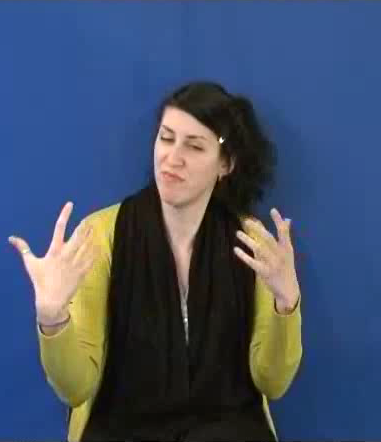
#> input picture Lab2/part1_data/1.png, 381 x 442 px
$ jupyter execute 'part1 copy.ipynb'   (older library calls are emulated)
#> lines starting #> are read from the running program, lines starting #| are printed output that depends on the picture; after the words box and inside, x2 and y2 are one past the last pixel; in counts of white or black regions, pixels touching at a corner belong together
# Μέρος 1: Παρακολούθηση Προσώπου και Χεριών με Χρήση της Μεθόδου Οπτικής Ροής των Lucas-Kanade

[cell 1]
import cv2
import numpy as np
import matplotlib.pyplot as plt
from scipy import stats, ndimage, io
import os

## 1.1 Ανίχνευση Δέρματος Προσώπου και Χεριών

[cell 2]
# Load skin samples and convert to YCbCr
mat = io.loadmat('part1_data/skinSamplesRGB.mat')
#> (reads Lab2/part1_data/skinSamplesRGB.mat from the repository)
skinSamples = np.array(mat['skinSamplesRGB'])

plt.title('Skin Samples')
plt.imshow(skinSamples)
plt.axis('off')
plt.show()

skinSamples = cv2.cvtColor(skinSamples, cv2.COLOR_RGB2YCrCb)
#> skinSamples: shape (21, 120, 3); mean of channels 0, 1, 2 200, 156.3, 104.9
del mat

[cell 3]
# Load first frame
imageRGB = cv2.imread('part1_data/1.png')
#> imageRGB is the input picture: shape (442, 381, 3); mean B, G, R 103.7, 79.8, 66.2
imageRGB = cv2.cvtColor(imageRGB, cv2.COLOR_BGR2RGB)
imageYCbCr = cv2.cvtColor(imageRGB, cv2.COLOR_RGB2YCrCb)
#> imageYCbCr: shape (442, 381, 3); mean of channels 0, 1, 2 78.5, 119.2, 142.2
c = np.array([imageYCbCr[:,:,1].flatten(), imageYCbCr[:,:,2].flatten()])

# Calculate mean value and covariance matrix
Cb = skinSamples[:,:,1].flatten()
#> Cb = 2520 values, max 168 at index 173, min 137 at index 1628, mean 156.3
Cr = skinSamples[:,:,2].flatten()
#> Cr = 2520 values, max 119 at index 1641, min 95 at index 154, mean 104.9
mean_Cb = np.mean(Cb)
#> mean_Cb = 156.3
mean_Cr = np.mean(Cr)
#> mean_Cr = 104.9
mu = np.array([mean_Cb, mean_Cr])
#> mu = [156.3, 104.9]
sigma = np.cov(Cb, Cr)
#> sigma = [[34.87, -12.72], [-12.72, 15.66]]

# Calculate propability image
prob_image = stats.multivariate_normal(mean=mu, cov=sigma).pdf(c.T)
prob_image = prob_image.reshape(imageRGB.shape[0], imageRGB.shape[1])

# Apply threshold
_, prob_thres = cv2.threshold(prob_image, 0.0005, 1, cv2.THRESH_BINARY)
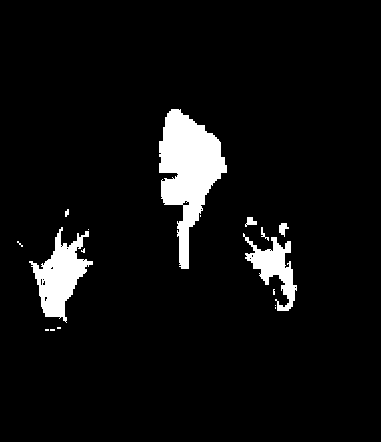
#> prob_thres: shape (442, 381) float64; values 0 (black) and 1 (white), 5.9% white; 17 white regions (10 under 20 px), largest, box (x1, y1, x2, y2) and area: (159, 109, 227, 269) 5446, (29, 227, 93, 323) 2643, (243, 233, 297, 311) 1593

# Apply opening, then closing
open_kernel = np.ones((7, 7))
close_kernel = np.ones((20, 20), np.uint8)
prob_morph = cv2.morphologyEx(prob_thres, cv2.MORPH_OPEN, open_kernel)
#> prob_morph: shape (442, 381) float64; values 0 (black) and 1 (white), 5.2% white; 3 white regions, box (x1, y1, x2, y2) and area: (159, 109, 227, 269) 5394, (35, 247, 85, 317) 2197, (253, 245, 295, 299) 1138
prob_morph = cv2.morphologyEx(prob_morph, cv2.MORPH_CLOSE, close_kernel)
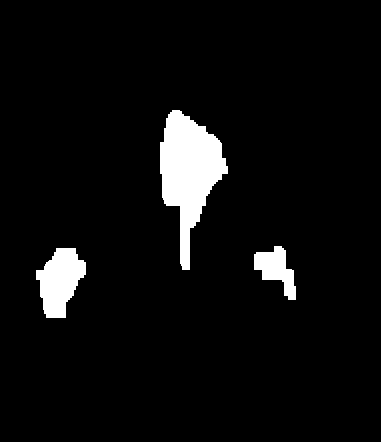
#> prob_morph: shape (442, 381) float64; values 0 (black) and 1 (white), 5.4% white; 3 white regions, box (x1, y1, x2, y2) and area: (160, 110, 228, 270) 5597, (36, 248, 86, 318) 2254, (254, 246, 296, 300) 1174
prob_morph = (prob_morph * 255).astype('uint8')
#> prob_morph: shape (442, 381); 5.4% white; 3 white regions

# Draw bounding boxes
image_out = imageRGB.copy()
_, contours, _ = cv2.findContours(prob_morph, cv2.RETR_EXTERNAL, cv2.CHAIN_APPROX_SIMPLE)
#> contours = 3 contours; box (x1, y1, x2, y2) and area: (160, 110, 228, 270) 5390, (36, 248, 86, 318) 2148, (254, 246, 296, 300) 1084
for contour in contours:
    x, y, w, h = cv2.boundingRect(contour)
    cv2.rectangle(image_out, (x, y), (x+w, y+h), (255, 0, 0), 3)
#> this loop made 3 passes
#> (x, y, w, h) on passes 1 to 3: (36, 248, 50, 70), (254, 246, 42, 54), (160, 110, 68, 160)
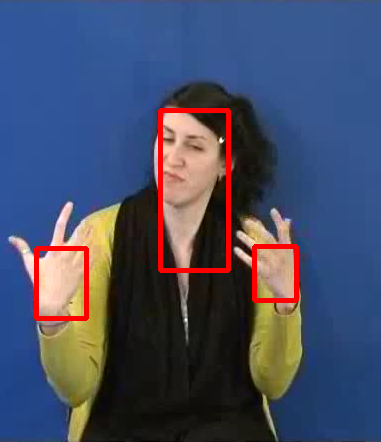
#> image_out: shape (442, 381, 3); mean R, G, B 69.7, 77, 101.4

# Plot steps
plt.figure(figsize=(10, 3))
plt.subplot(1,5,1)
plt.title('Initial Image')
plt.imshow(imageRGB)
plt.axis('off')
plt.subplot(1,5,2)
plt.title('Propability Image')
plt.imshow(prob_image)
plt.axis('off')
plt.subplot(1,5,3)
plt.title('After threshold')
plt.imshow(prob_thres)
plt.axis('off')
plt.subplot(1,5,4)
plt.title('After morph. operations')
plt.imshow(prob_morph)
plt.axis('off')
plt.subplot(1,5,5)
plt.title('Bounding boxes')
plt.imshow(image_out)
plt.axis('off')
plt.tight_layout()
plt.show()

del imageRGB, imageYCbCr, c, prob_image, prob_thres, prob_morph, image_out, contours

Compose final function:

[cell 4]
def SkinDetect(image, mean, cov):
    # Convert to YCbCr
    imageYCbCr = cv2.cvtColor(image, cv2.COLOR_RGB2YCrCb)

    # Calculate propability image
    c = np.array([imageYCbCr[:,:,1].flatten(), imageYCbCr[:,:,2].flatten()])
    prob_image = stats.multivariate_normal(mean, cov).pdf(c.T)
    prob_image = prob_image.reshape(image.shape[0], image.shape[1])

    # Apply threshold
    _, prob_thres = cv2.threshold(prob_image, 0.0005, 1, cv2.THRESH_BINARY)

    # Apply morphological operations
    open_kernel = np.ones((7, 7))
    close_kernel = np.ones((20, 20), np.uint8)
    prob_morph = cv2.morphologyEx(prob_thres, cv2.MORPH_OPEN, open_kernel)
    prob_morph = cv2.morphologyEx(prob_morph, cv2.MORPH_CLOSE, close_kernel)
    prob_morph = (prob_morph * 255).astype('uint8')

    # Draw bounding boxes
    _, contours, _ = cv2.findContours(prob_morph, cv2.RETR_EXTERNAL, cv2.CHAIN_APPROX_SIMPLE)
    bounding_boxes = [cv2.boundingRect(contour) for contour in contours]
    return bounding_boxes

## 1.2 Παρακολούθηση Προσώπου και Χεριών

Κατασκευάσουμε τα κατάλληλα δεδομένα εισόδου. Καθώς τα πλαίσια της εκφώνησης είναι λανθασμένα, χρησιμοποιώ τη συνάρτηση SkinDetect(), διευρύνοντας τα παράθυρα

[cell 5]
# Load first 2 frames
frame1 = cv2.imread('part1_data/1.png')
frame1 = cv2.cvtColor(frame1, cv2.COLOR_BGR2RGB)
frame2 = cv2.imread('part1_data/2.png')
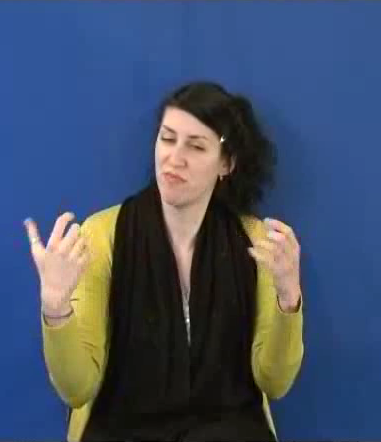
#> input picture Lab2/part1_data/2.png, 381 x 442 px
#> frame2 is the input picture: shape (442, 381, 3); mean B, G, R 103.1, 79.3, 65.6
frame2 = cv2.cvtColor(frame2, cv2.COLOR_BGR2RGB)

# bounding_boxes = [[93, 272, 56, 83], [201, 270, 56, 83], [154, 102, 67, 115]] #left hand, right hand, head
bounding_boxes = SkinDetect(frame1, mu, sigma)
#> in SkinDetect, `bounding_boxes = [cv2.boundingRect(contour) for contour in contours]`: bounding_boxes = [(36, 248, 50, 70), (254, 246, 42, 54), (160, 110, 68, 160)]
enlarge = [-10, -10, +20, +20]

# Work with two frames of the left hand
x, y, w, h = np.array(bounding_boxes[0]) + np.array(enlarge)
#> x = 26; y = 238; w = 70; h = 90
frame1 = frame1[y:y+h, x:x+w]
frame2 = frame2[y:y+h, x:x+w]
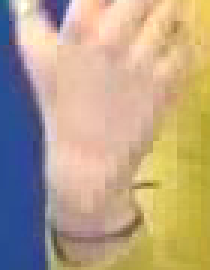
#> frame2: shape (90, 70, 3) (shown 3 times larger); mean R, G, B 185, 163.7, 136.5

# Convert to grayscale
frame1 = cv2.cvtColor(frame1, cv2.COLOR_RGB2GRAY)
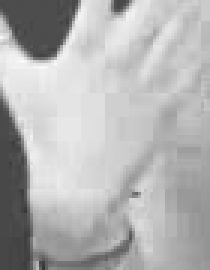
#> frame1: shape (90, 70) (shown 3 times larger); min 54, max 250, mean 178.7
frame2 = cv2.cvtColor(frame2, cv2.COLOR_RGB2GRAY)
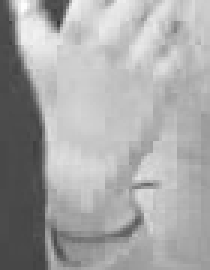
#> frame2: shape (90, 70) (shown 3 times larger); min 55, max 253, mean 167

# Detect corners
corners = cv2.goodFeaturesToTrack(frame2, maxCorners=100, qualityLevel=0.01, minDistance=10)
#> corners = 27 rows, first 8: [19, 9], [45, 64], [58, 7], [18, 76], [7, 3], [21, 86], [42, 78], [6, 14]

Υλοποιούμε τη συνάρτηση

[cell 6]
def LucasKanade(I1, I2, features, rho, epsilon, d_x0, d_y0):
    # Assert frames are on grayscale
#> called with features = array of shape (27, 1, 2), rho = 1, epsilon = 0.1, d_x0 = 1, d_y0 = 1
    assert len(I1.shape) == 2
    assert len(I2.shape) == 2

    # Normalize images
    I1 = I1/255
    I2 = I2/255

    d = [[],[]]
    x_0, y_0 = np.meshgrid(np.arange(I1.shape[1]), np.arange(I1.shape[0]))
    dIx = np.diff(I1, axis=1)
    dIy = np.diff(I1, axis=0)
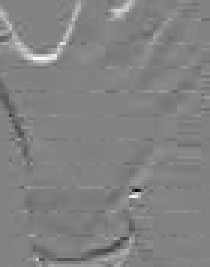
#> dIy: shape (89, 70) float64 (shown 3 times larger); min -0.349, max 0.329, mean -0.000453; drawn with min black and max white

    # k=0
    for feature in features:
        x, y = feature.ravel()
        x = int(x)
        y = int(y)
        d_x = d_x0
        d_y = d_y0

        for i in range(100):
            # Calculate shifted images
            I1_d = ndimage.map_coordinates(I1,[y_0+d_y, x_0+d_x], order=1)
            dIx_d = ndimage.map_coordinates(dIx,[y_0+d_y, x_0+d_x], order=1)
            dIy_d = ndimage.map_coordinates(dIy,[y_0+d_y, x_0+d_x], order=1)

            # Calculate helper matrices
            A1 = dIx_d
            A2 = dIy_d
            E = I2 - I1_d
            del I1_d, dIx_d, dIy_d
            mat1_1 = cv2.GaussianBlur(A1@A1.T, (3*rho,3*rho), rho)+ epsilon
            mat1_12 = cv2.GaussianBlur(A1@A2.T, (3*rho,3*rho), rho)
            mat1_2 = cv2.GaussianBlur(A2@A2.T, (3*rho,3*rho), rho)+ epsilon
            mat2_1 = cv2.GaussianBlur(A1@E.T, (3*rho,3*rho), rho)
            mat2_2 = cv2.GaussianBlur(A2@E.T, (3*rho,3*rho), rho)
            del A1, A2, E
            mat1 = np.array([[mat1_1[y, x], mat1_12[y, x]],
                            [mat1_12[y, x], mat1_2[y, x]]])
            mat2 = np.array([[mat2_1[y, x]],
                            [mat2_2[y, x]]])
            del mat1_1, mat1_12, mat1_2, mat2_1, mat2_2

            # Calculate d_i+1
            u = np.linalg.inv(mat1)@mat2
            d_x += u[0,0]
            d_y += u[1,0]

            # Convergence criterion
            if abs(u[0,0]) < 0.001 and abs(u[1,0]) < 0.001:
                break

        d[0].append(d_x)
        d[1].append(d_y)
#> this loop made 27 passes
#> (x, y) on passes 1 to 12: (19, 9), (45, 64), (58, 7), (18, 76), (7, 3), (21, 86), (42, 78), (6, 14), (52, 18), (50, 50), (33, 63), (17, 63)

    d = np.array(d)
    return d

# Test function
[d_x, d_y] = LucasKanade(frame1, frame2, corners, rho=1, epsilon=0.1, d_x0=1, d_y0=1) #rho=[1,5], epsilon=[0.01, 0.1]
#> d_x = 27 values, max 14.37 at index 16, min -63 at index 26, mean -11.2; d_y = 27 values, max 23.67 at index 10, min -15.9 at index 14, mean 2.74

# Create plot images
frame2_corners = frame2.copy()
frame2_corners = cv2.cvtColor(frame2_corners, cv2.COLOR_GRAY2RGB)
for corner in corners:
    x, y = corner.ravel()
    cv2.circle(frame2_corners, (int(x), int(y)), 1, (255, 0, 0))
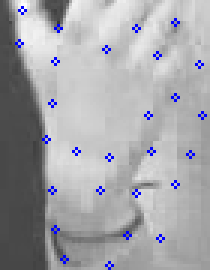
#> frame2_corners: shape (90, 70, 3) (shown 3 times larger); mean B, G, R 168.3, 163.9, 163.9
x, y = zip(*[corner.ravel() for corner in corners])
#> x = 27 values, max 67 at index 13, min 6 at index 7, mean 37.37; y = 27 values, max 88 at index 22, min 3 at index 4, mean 43.19


# Plot the images
plt.subplot(1,3,1)
plt.imshow(frame1, cmap='gray')
plt.title('Frame 1')
plt.axis('off')
plt.subplot(1,3,2)
plt.imshow(frame2_corners)
plt.axis('off')
plt.title('Frame 2')
plt.subplot(1,3,3)
plt.title("Optical Flow")
plt.imshow(frame1, cmap='gray')
plt.quiver(x, y, -d_x, -d_y, angles='xy', color='r')
plt.axis('off')
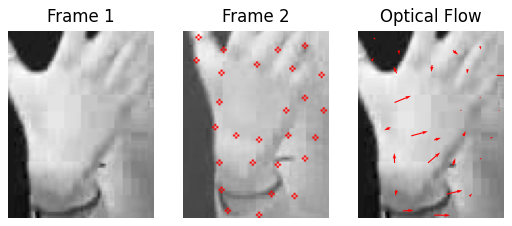
#> figure drawn by matplotlib, 3 panels; B, G, R data is drawn as R, G, B

Υλοποιούμε τη συνάρτηση υπολογισμού μέσης ροής

[cell 7]
def displ(d_x, d_y, method='threshold'):
#> called with d_x = array of shape (27,), d_y = array of shape (27,), method = 'threshold'
    if method=='threshold':
        threshold = 3
        d = np.array([d_x, d_y])
        mean_energy = np.mean(np.linalg.norm(d, axis=0)**2)
#> mean_energy = 545.7
        criterion = (np.abs(np.linalg.norm(d, axis=0)**2 - mean_energy) < threshold*mean_energy)
        d = d[:, criterion]
        return np.mean(d[0]), np.mean(d[1])
    elif method=='mean':
        return np.mean(d_x), np.mean(d_y)
    else:
        return None

# Test function
[displ_x, displ_y] = displ(d_x, d_y, method='threshold')
#> displ_x = -9.21; displ_y = 2.92
displ_x, displ_y
#> Out = (-9.21, 2.92)
